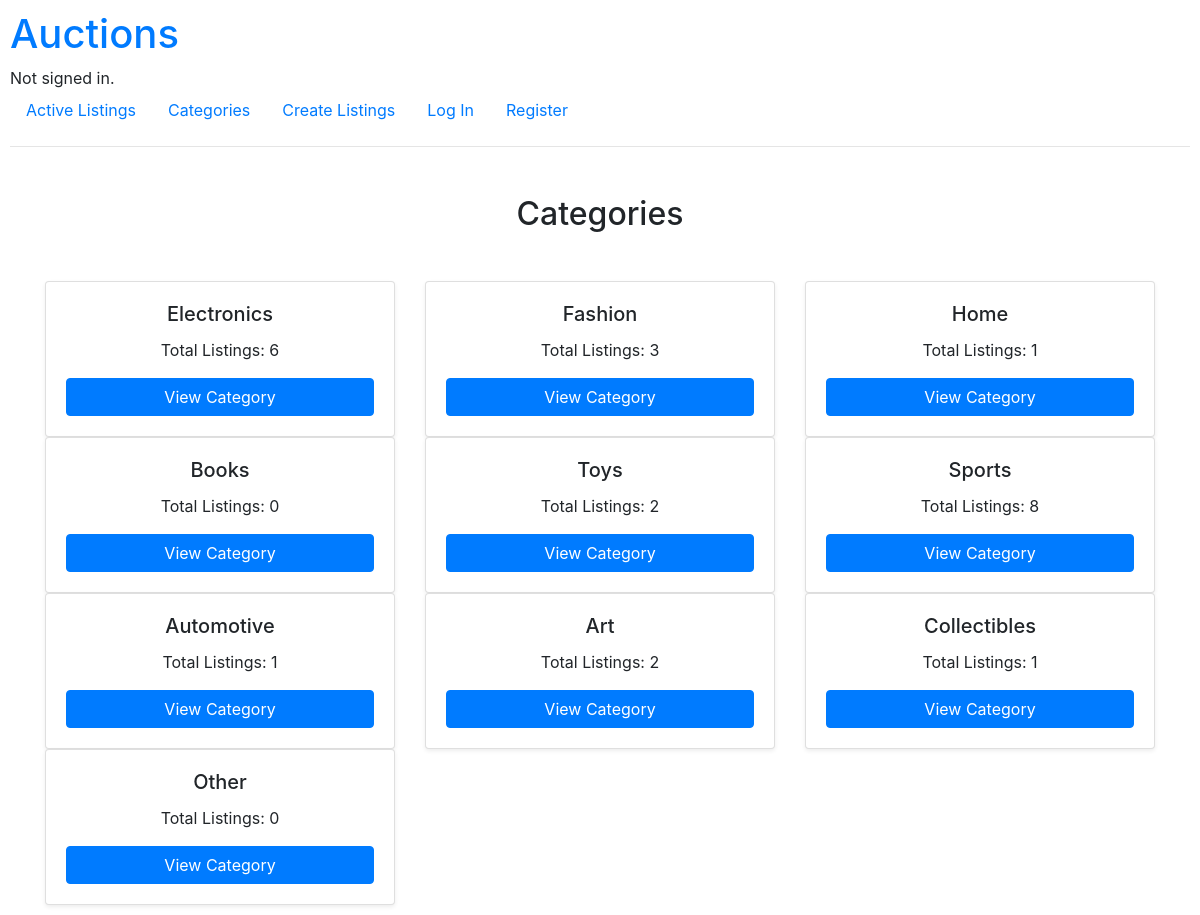
The page /categories on the database its author committed.
### auctions/models.py (models this page shows, shortened)
class Category(models.Model):
    name = models.CharField(max_length=50, unique=True)

### auctions/views.py (the view)
# urls.py: path("categories",views.categories, name="categories"),
def categories(request):
    categories = Category.objects.all()
    return render(request, "auctions/categories.html",{
        'categories': categories
    })

### auctions/templates/auctions/categories.html
{% extends 'auctions/layout.html' %}
{% block body %}
<h2 class="text-center my-5">Categories</h2>
<div class="container">
    <div class="row row-cols-1 row-cols-sm-2 row-cols-lg-3 g-4">
        {% for category in categories %}
            <div class="col">
                <div class="card h-100 shadow-sm">
                    <div class="card-body d-flex flex-column">
                        <h5 class="card-title text-center">{{ category.name }}</h5>
                        <p class="text-center">
                            Total Listings: {{ category.listings.count }}
                        </p>
                        <a href="{% url 'category' category.name %}" class="btn btn-primary mt-auto">View Category</a>
                    </div>
                </div>
            </div>
        {% endfor %}
    </div>
</div>
{% endblock %}

### auctions/templates/auctions/layout.html (shortened to what this page needs)
{% load static %}
<!DOCTYPE html>
<html lang="en">
    <head>
        <link rel="stylesheet" href="https://stackpath.bootstrapcdn.com/bootstrap/4.4.1/css/bootstrap.min.css">
        <link href="{% static 'auctions/styles.css' %}" rel="stylesheet">
    </head>
    <body>
        <a href="{% url 'index' %}"> <h1>Auctions</h1> </a>
        <div>
            {% if user.is_authenticated %}
                Signed in as <strong>{{ user.username }}</strong>.
            {% else %}
                Not signed in.
            {% endif %}
        </div>
        <ul class="nav">
            <li class="nav-item">
                <a class="nav-link" href="{% url 'index' %}">Active Listings</a>
            </li>
            <li class="nav-item">
                <a class="nav-link" href="{% url 'categories' %}">Categories</a>
            </li>
            <li class="nav-item">
                <a class="nav-link" href="{% url 'create_listing' %}">Create Listings</a>
            </li>
            {% if user.is_authenticated %}
                <li class="nav-item">
                    <a class="nav-link" href="{% url 'logout' %}">Log Out</a>
                </li>
            {% else %}
                <li class="nav-item">
                    <a class="nav-link" href="{% url 'login' %}">Log In</a>
                </li>
                <li class="nav-item">
                    <a class="nav-link" href="{% url 'register' %}">Register</a>
                </li>
            {% endif %}
        </ul>
        <hr>
        {% block body %}
        {% endblock %}
    </body>
</html>

### auctions/static/auctions/styles.css (style rules this page uses)
body { padding: 10px; }

### rows shown on the page
Category: name "Electronics", listings.count "6"
Category: name "Fashion", listings.count "3"
Category: name "Home", listings.count "1"
Category: name "Books", listings.count "0"
Category: name "Toys", listings.count "2"
Category: name "Sports", listings.count "8"
Category: name "Automotive", listings.count "1"
Category: name "Art", listings.count "2"
Category: name "Collectibles", listings.count "1"
Category: name "Other", listings.count "0"
